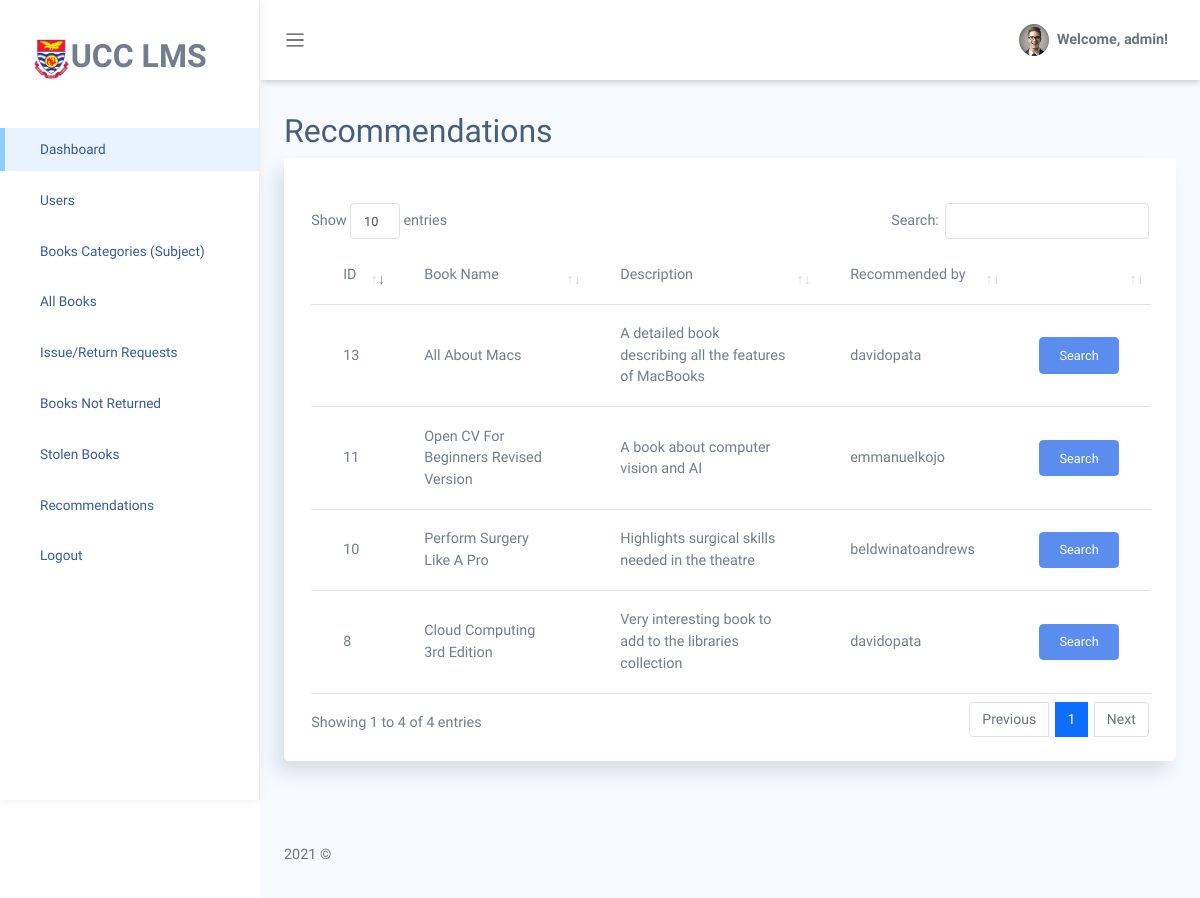
The app's page /recommendations/ (signed in), older data.
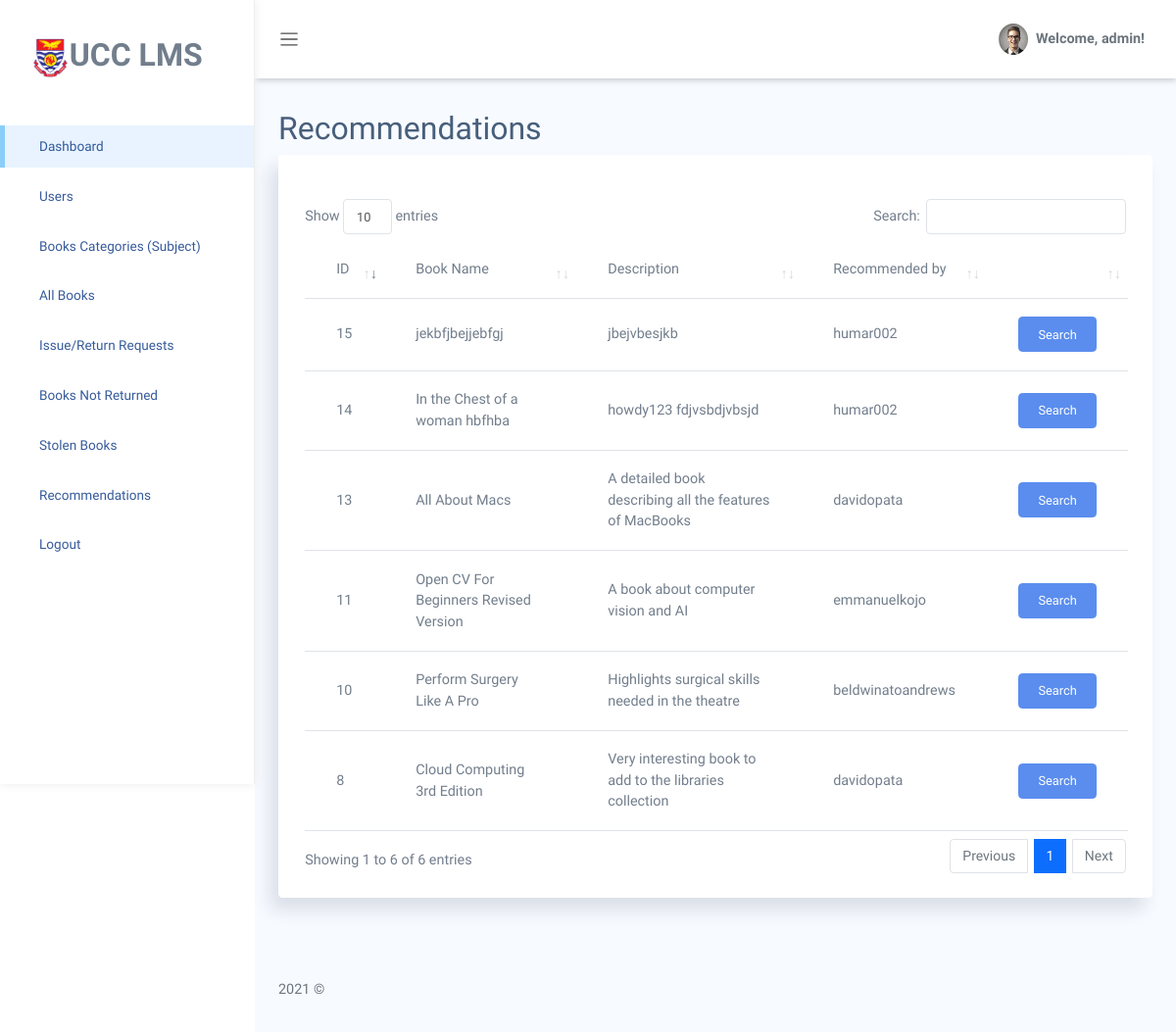
The same page, newer data.
### ucclms/models.py (models this page shows, shortened)
class Recommendation(models.Model):
    book_name = models.CharField(max_length = 255, blank=False, null=False)
    description = models.TextField(max_length = 255, blank=True, null=True)
    user = models.ForeignKey(User, blank=False, null=False, on_delete=models.CASCADE)

### ucclms/decorators.py (the view)
        def wrapper_func(request, *args, **kwargs):
            group = None
            if request.user.groups.exists():
                group = request.user.groups.all()[0].name
            if group in allowed_roles:
                return view_func(request, *args, **kwargs)
            else:
                return HttpResponse('Not authorised to access this page Try <ul><li><a href="/">Home</a></li><li><a href="/login">Login</a></li><li><a href="/admin-dashboard">Admin dashboard</a></li><li><a href="/student-dashboard">Student/Faculty dashboard</a></li></ul>')

### ucclms/views.py (called while the page is built)
@allowed_users(allowed_roles=['admin'])
@login_required(login_url='login')
def recommendations(request):
    recommendations = Recommendation.objects.all()
    context = {'dash_title':'Recommendations','recommendations': recommendations}
    return render(request, 'ucclms/recommendations.html', context)

### ucclms/templates/ucclms/recommendations.html (shortened to what this page needs)
{% extends 'base.html' %}
{% block content %}
<section class="section">
    <div class="card">
        <div class="card-header">
        </div>
        <div class="card-body">
            <table class='table' id="table_id">
        <thead>
            <tr>
                <td>ID</td>
                <td>Book Name</td>
                <td>Description</td>
                <td>Recommended by</td>
                <td></td>
            </tr>
        </thead>
        <tbody>
            {% for i in recommendations %}
            <tr>
                <td>{{i.id}}</td>
                <td>{{i.book_name}}</td>
                <td>{{i.description}}</td>
                <td>{{i.user}}</td>
                <td>
                    <a href="https://www.google.com/search?q={{i.book_name}} book" class="btn btn-primary btn-sm" target='_blank'>Search</a>
                </td>
            </tr>
            {% endfor %}
        </tbody>
    </table>
</div>
</div>
</section>
{% endblock %}

Row changes from the older to the newer data that the page shows:
added Recommendation: id "14", book_name "In the Chest of a woman hbfhba", description "howdy123 fdjvsbdjvbsjd", user "humar002"
added Recommendation: id "15", book_name "jekbfjbejjebfgj", description "jbejvbesjkb", user "humar002"
Text that changed along with them:
text written by a page script: "Show entries Search: Showing 1 to 4 of 4 entries Previous 1 Next" → "Show entries Search: Showing 1 to 6 of 6 entries Previous 1 Next"
